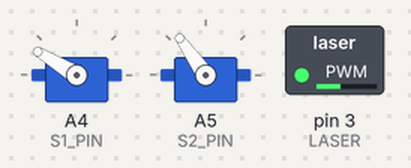
The sketch below on a simulated Arduino Uno, built with avr-gcc and run on an emulated ATmega328P. On the bench: 2 × servo, switched loads named in the sketch (green lamp = pin HIGH). Random numbers use the default seed unless the sketch sets one.

Above: at 0.15 s.
At 16.9 s:
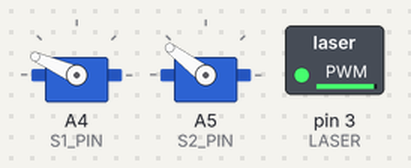
At 19.4 s:
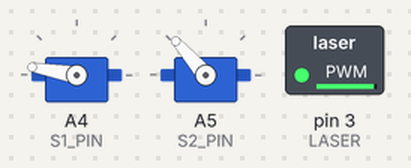
At 26.9 s:
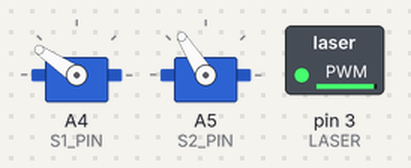
At 32.0 s:
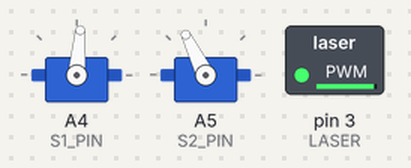
At 37.0 s:
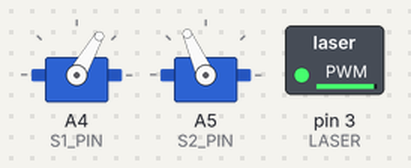
Timing chart, 0 to 40.0 s (numbered marks = the images above):
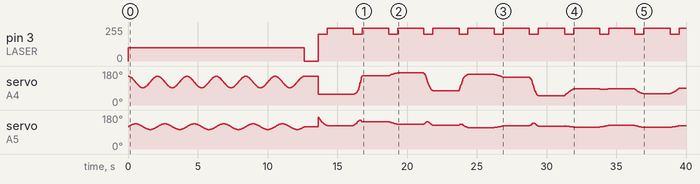

The sketch:

Caser.ino
```cpp
/**
 * Move cat's favourite toy around so I don't have to :)
 *
 * @author costing
 */

#include <Servo.h>

/**
 * @see https://github.com/rocketscream/Low-Power
 */
#include <LowPower.h>

// Run for 15 min, then power down. Press the reset button to start it again.
#define TIME_LIMIT 900000L

// pan
Servo s1;

// tilt
Servo s2;

// Arduino pins for the two servos and the laser
#define S1_PIN A4
#define S2_PIN A5
#define LASER 3

// Absolute min and max limits for servo travel
// left
#define S1_MAX 2300

// right
#define S1_MIN 850

// top
#define S2_MIN 1700

// bottom
#define S2_MAX 2300

// middle points
#define S1_MID ((S1_MIN + S1_MAX) / 2)
#define S2_MID ((S2_MIN + S2_MAX) / 2)

// configure the pins
void setup() {
  s1.attach(S1_PIN);
  s2.attach(S2_PIN);

  pinMode(LASER, OUTPUT);
}

// disconnect the servos and enter low power mode forever
void shutdown() {
  // after the preset amount of time stop everything and shut down the CPU
  digitalWrite(LASER, LOW);
  pinMode(LASER, INPUT);

  s1.detach();
  s2.detach();

  // If running on a battery then after a short while of very little consumption it will cut the power to it
  LowPower.powerDown(SLEEP_FOREVER, ADC_OFF, BOD_OFF);
}

// move the two servos
void writeMicroseconds(const int x, const int y) {
  s1.writeMicroseconds(x);
  s2.writeMicroseconds(y);
}

void drawCircles(const int baseRadius, const int steps, const int times) {
  const int rx = 4 * baseRadius;
  const int ry = 2 * baseRadius;

  const int xCentre = S1_MIN + random(rx, S1_MAX - S1_MIN - rx);
  const int yCentre = S2_MIN - 100 + random(ry, S2_MAX - S2_MIN - ry);

  analogWrite(LASER, 100);

  for (int t = 0; t < times; t++)
    for (int i = 0; i < steps; i++)
    {
      const long start = millis();
      const float angle = i * 2 * M_PI / steps;
      const int xPos = xCentre + (cos(angle) * rx);
      const int yPos = yCentre + (sin(angle) * ry);

      writeMicroseconds(xPos, yPos);
      delay(max(millis() - start, 20));
    }
}

void roaming(const int timelimit, const int increment) {
  const long start = millis();

  double s1_pos = S1_MID;
  double s2_pos = S2_MID;

  int s1_dir = 1;
  int s2_dir = 1;

  while ( (millis() - start) < timelimit * 1000L) {
    const double s1_inc = (millis() / 30000L) % 4 + increment / 10.;
    const double s2_inc = (millis() / 40000L) % 4 + increment / 21.;

    s1_pos += s1_dir * s1_inc;
    if (s1_pos > S1_MAX) {
      s1_pos = S1_MAX - s1_inc;
      s1_dir = -1;
    }

    if (s1_pos < S1_MIN) {
      s1_pos = S1_MIN + s1_inc;
      s1_dir = 1;
    }

    s2_pos += s2_dir * s2_inc;

    if (s2_pos > S2_MAX) {
      s2_pos = S2_MAX;
      s2_dir = -1;
    }

    if (s2_pos < S2_MIN) {
      s2_pos = S2_MIN;
      s2_dir = 1;
    }

    writeMicroseconds((int) s1_pos, (int) s2_pos);

    analogWrite(LASER, (s1_inc + s2_inc) * 5);

    delay(20);
  }
}

void goToCartesian(const double x, const double y) {
  const double hypotenuse = sqrt(x * x + y * y);

  const double s1_rad = hypotenuse > 0 ? atan2(y, x) : M_PI / 2;

  const double s2_rad = atan2(hypotenuse, 180);   // fixed height

  const double s1_new_pos = map(s1_rad * 1000, 0, M_PI * 1000, S1_MIN, S1_MAX);
  const double s2_new_pos = S2_MAX - (map(s2_rad * 1000, 0, M_PI * 1000, S1_MIN, S1_MAX) - S1_MIN);

  writeMicroseconds(s1_new_pos, s2_new_pos);
}

double xold = 0;
double yold = 0;

void moveToCartesian(const double x, const double y, const double duration) {
  if (duration <= 20) {
    // go directly to the target coordinates
    goToCartesian(x, y);

    if (duration > 0)
      delay(duration);
  }
  else {
    // linearly go between the old and the new positions
    const double dx = (x - xold) * 20. / duration;
    const double dy = (y - yold) * 20. / duration;

    double t = 0;

    while (t < duration) {
      long dt = millis();

      xold += dx;
      yold += dy;
      t += 20;
      goToCartesian(xold, yold);

      dt = millis() - dt;

      if (dt < 20)
        delay(20 - dt);
    }
  }

  xold = x;
  yold = y;
}

// draw random lines that take travelTime to draw
void drawLines(const int times, const int travelTime, const int pause) {
  for (int i = 0; i < times; i++) {
    const int x = random(-600, 600);
    const int y = random(0, 500);

    analogWrite(LASER, 200);

    moveToCartesian(x, y, travelTime);

    analogWrite(LASER, 500);

    delay(pause);
  }
}

void loop() {
  if (millis() > TIME_LIMIT) {
    shutdown();
  }

  const int r = random(0, 3);

  switch (r) {
    case 0:
      // (count, travel time, pause)
      drawLines(random(20, 50), random(300, 1000), random(1000, 3000));
      break;

    case 1:
      // (radius, steps (1/speed), times)
      drawCircles(random(30, 100), random(30, 200), random(5, 8));
      break;

    default:
      // (seconds, speed)
      roaming(random(30, 60), random(20, 40));
  }

  analogWrite(LASER, 0);
  delay(1000);
}
```

Measured:
- by itself, pin 3 (LASER): 0/255 → 100/255 at 0.00 s, → 0/255 12.6 s later, → 200/255 1.0 s later, → 244/255 0.64 s later, … (24 changes in this stretch)
